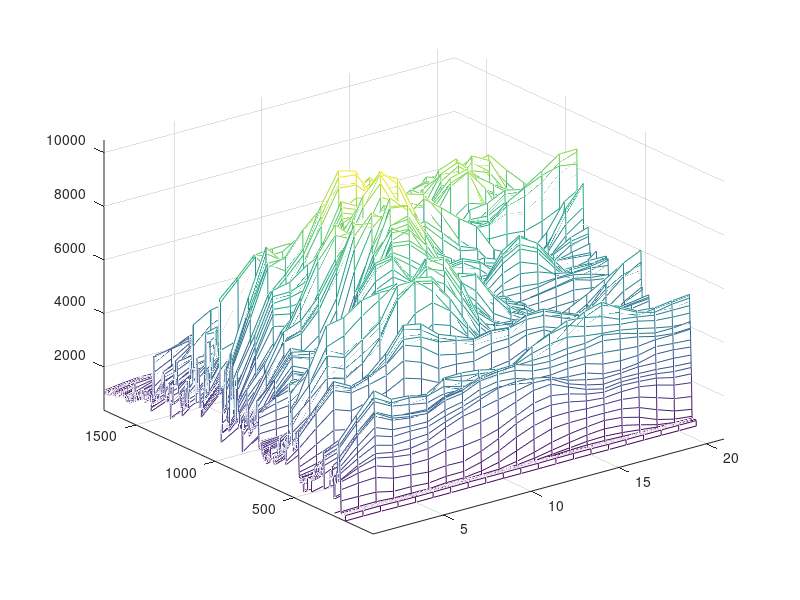

Recreate this plot in MATLAB. (Note: this script raises an error after producing the figure.)
clear all
close all
clc
cd ('C:\Users\sbbk034\OneDrive - City, University of London\Documents\GitHub\RingFluorescence\CODE')
%%
load IntensitiesOverTime_2023_12_14.mat
%% Post process:
% 1 Change filtering if necessary, if not, skip the step 
Intensity_OverTime_80_1_LPF = imfilter(Intensity_OverTime_80_1,ones(3,3)/9,'replicate');
Intensity_OverTime_80_2_LPF = imfilter(Intensity_OverTime_80_2,ones(3,3)/9,'replicate');
Intensity_OverTime_76_1_LPF = imfilter(Intensity_OverTime_76_1,ones(3,3)/9,'replicate');
Intensity_OverTime_76_2_LPF = imfilter(Intensity_OverTime_76_2,ones(3,3)/9,'replicate');

Intensity_OverTime_80_1_LPF(Intensity_OverTime_80_1==0)=nan;
Intensity_OverTime_80_2_LPF(Intensity_OverTime_80_2==0)=nan;
Intensity_OverTime_76_1_LPF(Intensity_OverTime_76_1==0)=nan;
Intensity_OverTime_76_2_LPF(Intensity_OverTime_76_2==0)=nan;

%% Display
frameInterval = 3.56; % this is the frame interval you have provided
startpoint = 5*60/frameInterval; % this is the time of the first tick in minutes

h1 = figure(11);
h2 = gca;
h3 = mesh(Intensity_OverTime_76_1_LPF);
axis tight;
h1.Position = [400  400  900  350];
h2.View = [110 60];
set(gca,'xtick',1:3:21)
set(gca,'xticklabel',num2str(linspace(-3.14,3.14,7)',3))
%h2.YTick = 20:50:1700;
%h2.YTickLabel = round((h2.YTick)*frameInterval/60);
h2.YTick = startpoint:5*(60/frameInterval):1700;
h2.YTickLabel = round((h2.YTick-200)*frameInterval/60);
xlabel('angle')
ylabel('time [min]')
zlabel('intensity')
title('Track 76, Ch 1')
 colormap jet

h1 = figure(12);
h2 = gca;
h3 = mesh(Intensity_OverTime_76_2_LPF);
axis tight;
h1.Position = [400  400  900  350];
h2.View = [110 60];
set(gca,'xtick',1:3:21)
set(gca,'xticklabel',num2str(linspace(-3.14,3.14,7)',3))
%h2.YTick = 20:50:1700;
%h2.YTickLabel = round((h2.YTick)*frameInterval/60);
h2.YTick = startpoint:5*(60/frameInterval):1700;
h2.YTickLabel = round((h2.YTick)*frameInterval/60);
xlabel('angle')
ylabel('time')
zlabel('intensity')
title('Track 76, Ch 2')
set(gca,'xticklabel',num2str(linspace(-3.14,3.14,7)',3))
xlabel('angle')
ylabel('time [min]')
zlabel('intensity')
 colormap jet


h1 = figure(13);
h2 = gca;
h3 = mesh(Intensity_OverTime_80_1_LPF);
axis tight;
h1.Position = [400  400  900  350];
h2.View = [110 60];
set(gca,'xtick',1:3:21)
set(gca,'xticklabel',num2str(linspace(-3.14,3.14,7)',3))
%h2.YTick = 20:50:1700;
%h2.YTickLabel = round((h2.YTick)*frameInterval/60);
h2.YTick = startpoint:5*(60/frameInterval):1700;
h2.YTickLabel = round((h2.YTick-65)*frameInterval/60);
xlabel('angle')
ylabel('time')
zlabel('intensity')
title('Track 80, Ch 1')
set(gca,'xticklabel',num2str(linspace(-3.14,3.14,7)',3))
xlabel('angle')
ylabel('time [min]')
zlabel('intensity')
 colormap jet


h1 = figure(14);
h2 = gca;
h3 = mesh(Intensity_OverTime_80_2_LPF);
axis tight;
h1.Position = [400  400  900  350];
h2.View = [110 60];
set(gca,'xtick',1:3:21)
set(gca,'xticklabel',num2str(linspace(-3.14,3.14,7)',3))
%h2.YTick = 60:(60/frameInterval):1700;
%h2.YTickLabel = round((h2.YTick)*frameInterval/60);
h2.YTick = startpoint:5*(60/frameInterval):1700;
h2.YTickLabel = round((h2.YTick)*frameInterval/60);xlabel('angle')
ylabel('time')
zlabel('intensity')
title('Track 80, Ch 2')
set(gca,'xticklabel',num2str(linspace(-3.14,3.14,7)',3))
xlabel('angle')
ylabel('time [min]')
zlabel('intensity')
 colormap jet


%% Median Intesity graphs 1D
% if you want the graph to start at a different point, you need to change
% the number 1 in 1:end for that number, like 464, notice that it is NOT
% the time in seconds, but the actual frame number. For this it may be
% easier to comment on the line that adjusts the axis, plot, find the
% value, and then plot again with the adjusted axis.

frameInterval = 3.56;               % this is the frame interval you have provided
startpoint = 5*60/frameInterval;    % this is the time of the first tick in minutes

h1 = figure(21);
h2 = gca;
% If you want the plot to start somewhere other than the first frame,
% change the 1 for the value you want, in the line below 464 seems good for
% this plot
plot((median(Intensity_OverTime_76_1_LPF(1:end,:),2)),'k','linewidth',1);grid on;
ylabel('Intensity [a.u.]')
xlabel('time [min]')

h2.XTick                = startpoint:5*(60/frameInterval):1800;
h2.XTickLabel           = round((h2.XTick)*frameInterval/60);
h2.XTickLabelRotation   = 90;
h1.Position             = [200  400  800  260];
h2.FontSize             = 12;
h2.Position             = [0.09 0.22 0.88 0.73 ];


h1 = figure(22);
h2 = gca;
plot((median(Intensity_OverTime_80_1_LPF(1:end,:),2)),'k','linewidth',1);grid on;
ylabel('Intensity [a.u.]')
xlabel('time [min]')

h2.XTick                = startpoint:5*(60/frameInterval):1800;
h2.XTickLabel           = round((h2.XTick)*frameInterval/60);
h2.XTickLabelRotation   = 90;
h1.Position             = [200  400  800  260];
h2.FontSize             = 12;
h2.Position             = [0.09 0.22 0.88 0.73 ];

